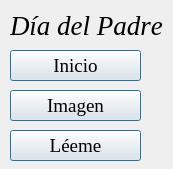
<?xml version="1.0" encoding="UTF-8"?>
<ui version="4.0">
 <class>mainWidget</class>
 <widget class="QWidget" name="mainWidget">
  <property name="geometry">
   <rect>
    <x>0</x>
    <y>0</y>
    <width>173</width>
    <height>169</height>
   </rect>
  </property>
  <property name="font">
   <font>
    <weight>50</weight>
    <italic>true</italic>
    <bold>false</bold>
    <kerning>false</kerning>
   </font>
  </property>
  <property name="windowTitle">
   <string>PADRE</string>
  </property>
  <widget class="QPushButton" name="pushButton">
   <property name="geometry">
    <rect>
     <x>10</x>
     <y>50</y>
     <width>131</width>
     <height>31</height>
    </rect>
   </property>
   <property name="font">
    <font>
     <family>Times New Roman</family>
     <pointsize>14</pointsize>
     <italic>false</italic>
    </font>
   </property>
   <property name="text">
    <string>Inicio</string>
   </property>
   <property name="default">
    <bool>true</bool>
   </property>
   <property name="flat">
    <bool>false</bool>
   </property>
  </widget>
  <widget class="QPushButton" name="pushButton_2">
   <property name="geometry">
    <rect>
     <x>10</x>
     <y>90</y>
     <width>131</width>
     <height>31</height>
    </rect>
   </property>
   <property name="font">
    <font>
     <family>Times New Roman</family>
     <pointsize>14</pointsize>
     <italic>false</italic>
    </font>
   </property>
   <property name="text">
    <string>Imagen</string>
   </property>
   <property name="default">
    <bool>true</bool>
   </property>
  </widget>
  <widget class="QPushButton" name="pushButton_3">
   <property name="geometry">
    <rect>
     <x>10</x>
     <y>130</y>
     <width>131</width>
     <height>31</height>
    </rect>
   </property>
   <property name="font">
    <font>
     <family>Times New Roman</family>
     <pointsize>14</pointsize>
     <italic>false</italic>
    </font>
   </property>
   <property name="text">
    <string>Léeme</string>
   </property>
   <property name="autoDefault">
    <bool>false</bool>
   </property>
   <property name="default">
    <bool>true</bool>
   </property>
  </widget>
  <widget class="QLabel" name="label">
   <property name="geometry">
    <rect>
     <x>10</x>
     <y>10</y>
     <width>161</width>
     <height>31</height>
    </rect>
   </property>
   <property name="font">
    <font>
     <family>Times New Roman</family>
     <pointsize>20</pointsize>
    </font>
   </property>
   <property name="text">
    <string>Día del Padre</string>
   </property>
  </widget>
 </widget>
 <resources/>
 <connections/>
</ui>
